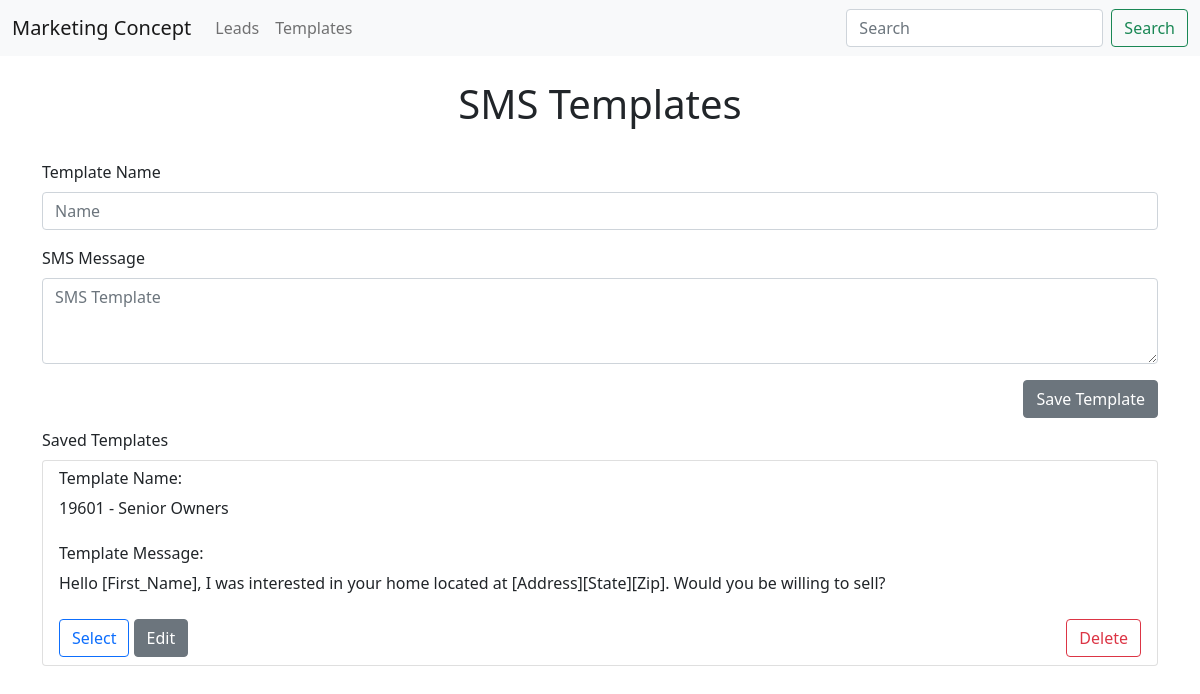
Page /templates on the committed database.
### app.py (models this page shows, shortened)
class Template(db.Model):
    id = db.Column(db.Integer, primary_key=True)
    name = db.Column(db.String(200), nullable=False)
    message = db.Column(db.String(200), nullable=False)

### app.py (the view)
@app.route('/templates', methods = ["POST", "GET"])
def templates():
    if request.method == 'POST':
        temp_name = request.form['name']
        temp_message = request.form['message']
        sms = Template(name=temp_name, message=temp_message)
        try:
            db.session.add(sms)
            db.session.commit()
            return redirect('/templates')
        except:
            return 'There was an issue adding your template.'
    else:
        sms_templates = Template.query.all()
        return render_template('templates.html', sms_templates=sms_templates)

### templates/templates.html (shortened to what this page needs)
{% extends 'base.html' %}
{% block body %}
    <br>
    <h1 style="text-align: center;">SMS Templates</h1>
    <br>
    <form action="" method="POST">
        <div class="mb-3">
            <label class="form-label">Template Name</label>
            <input class="form-control" placeholder="Name" name="name">
        </div>
        <div class="mb-3">
            <label class="form-label">SMS Message</label>
            <textarea class="form-control" rows="3" placeholder="SMS Template" name="message"></textarea>
        </div>
        <div style="float: right;">
            <input class="btn btn-secondary" type="submit" value="Save Template">
          </div>
    </form>
    <br><br>
    <label class="form-label">Saved Templates</label>
    {% for template in sms_templates%}
        <ul class="list-group" style="margin-bottom: 15px;">
            <li class="list-group-item">
                <h6>Template Name:</h6> {{template.name}} <br><br>
                <h6>Template Message:</h6> {{template.message}} <br><br>
                <a href="/delete/{{template.id}}"><button class="btn btn-outline-danger" style="float: right;">Delete</button></a>
                <input type="submit" name="select_template" value="Select" class="btn btn-outline-primary">
                <a href="/update/{{template.id}}"><button class="btn btn-secondary">Edit</button></a>
            </li>
        </ul>
    {% endfor %}
{% endblock %}

### rows in the picture
Template: name "19601 - Senior Owners", message "Hello [First_Name], I was interested in your home located at [Address][State][Zip]. Would you be willing to sell?"
